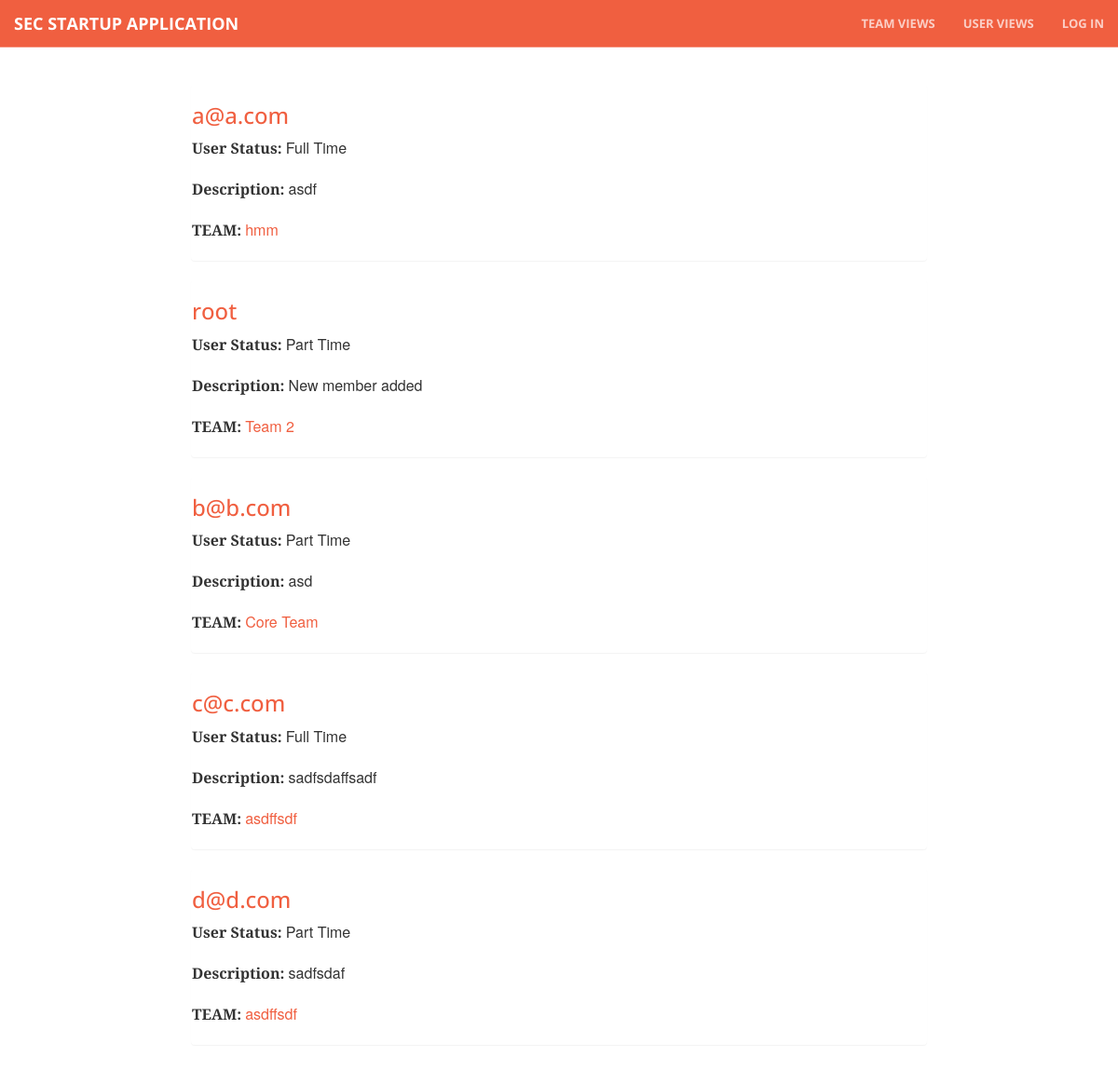
Before: /profile/ with the older database file.
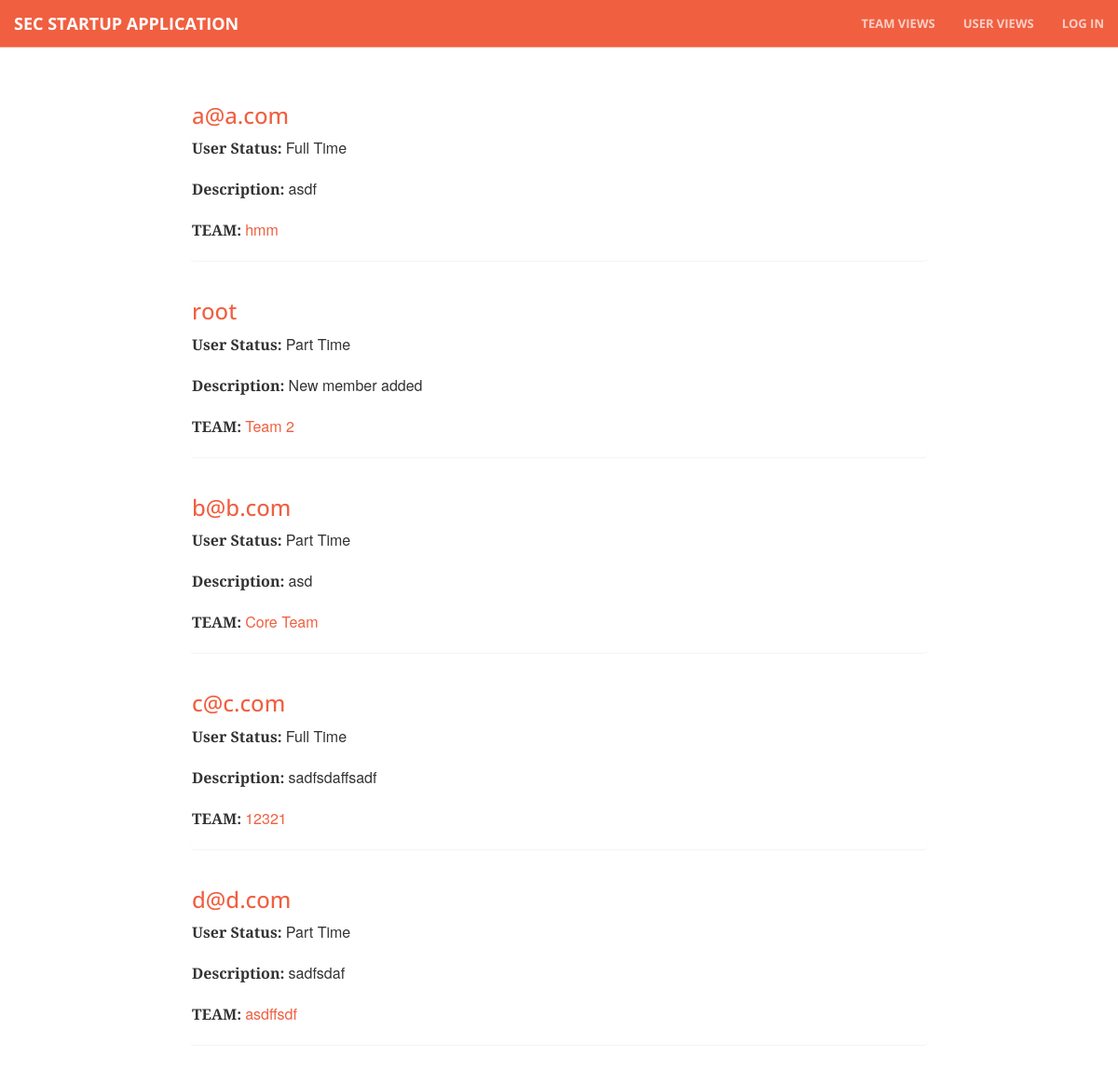
After: the same page with the newer database file.
### core/models.py (models this page shows, shortened)
class Profile(models.Model):
    members = models.ForeignKey(Team, null=True, blank=True)
    user = models.OneToOneField(User)
    working_status = models.IntegerField(choices=WORKING_STATUS, null=True, blank=True)
    description = models.TextField(null=True, blank=True)
    created_at = models.DateTimeField(auto_now_add=True)
    def get_absolute_url(self):
        return reverse(viewname="profile_list", args=[self.id])

class Team(models.Model):
    title = models.CharField(max_length=300)
    status = models.CharField(max_length=300)
    description = models.TextField(null=True, blank=True)
    created_at = models.DateTimeField(auto_now_add=True)
    project_status = models.IntegerField(choices=STATUS_CHOICES, null=True, blank=True)
    image_file = models.ImageField(upload_to=upload_to_location, null=True, blank=True)

### core/views.py (the view)
# urls.py: url(r'profile/$', coreviews.ProfileListView.as_view()),
class ProfileListView(ListView):
    model = coremodels.Profile
    template_name = 'profile/list.html'
    paginate_by = 5

### templates/profile/list.html (shortened to what this page needs)
{% extends "base/theme.html" %}
{% load bootstrap_pagination %}
{% block main_content %}
  <div class="row main-content">
    <div class="col-md-2"></div>
      <div class="col-md-8">
        {% for profile in object_list %}
         <div class="panel">
           <h3><a href="{{ profile.get_absolute_url }}">{{ profile.user.username }}</a></h3>
            <p><b>User Status: </b>
            {% if profile.working_status %}
            {{ profile.get_working_status_display }}
            {% else %}----
            {% endif %}</p>
             <p><b>Description: </b>{{ profile.description }}</p>
            <p><b>TEAM: </b>
            {% if profile.members %}
                <a href="/team/{{ profile.members.id }}/detail">{{ profile.members.title }}</a>
            {% else %}----
            {% endif %}</p>
         </div>
         {% endfor %}
      </div>
    <div class="col-md-2"></div>
  </div>
{% endblock %}

Changed rows visible on the page:
changed Profile "sadfsdaffsadf": members "asdffsdf" → "12321"
